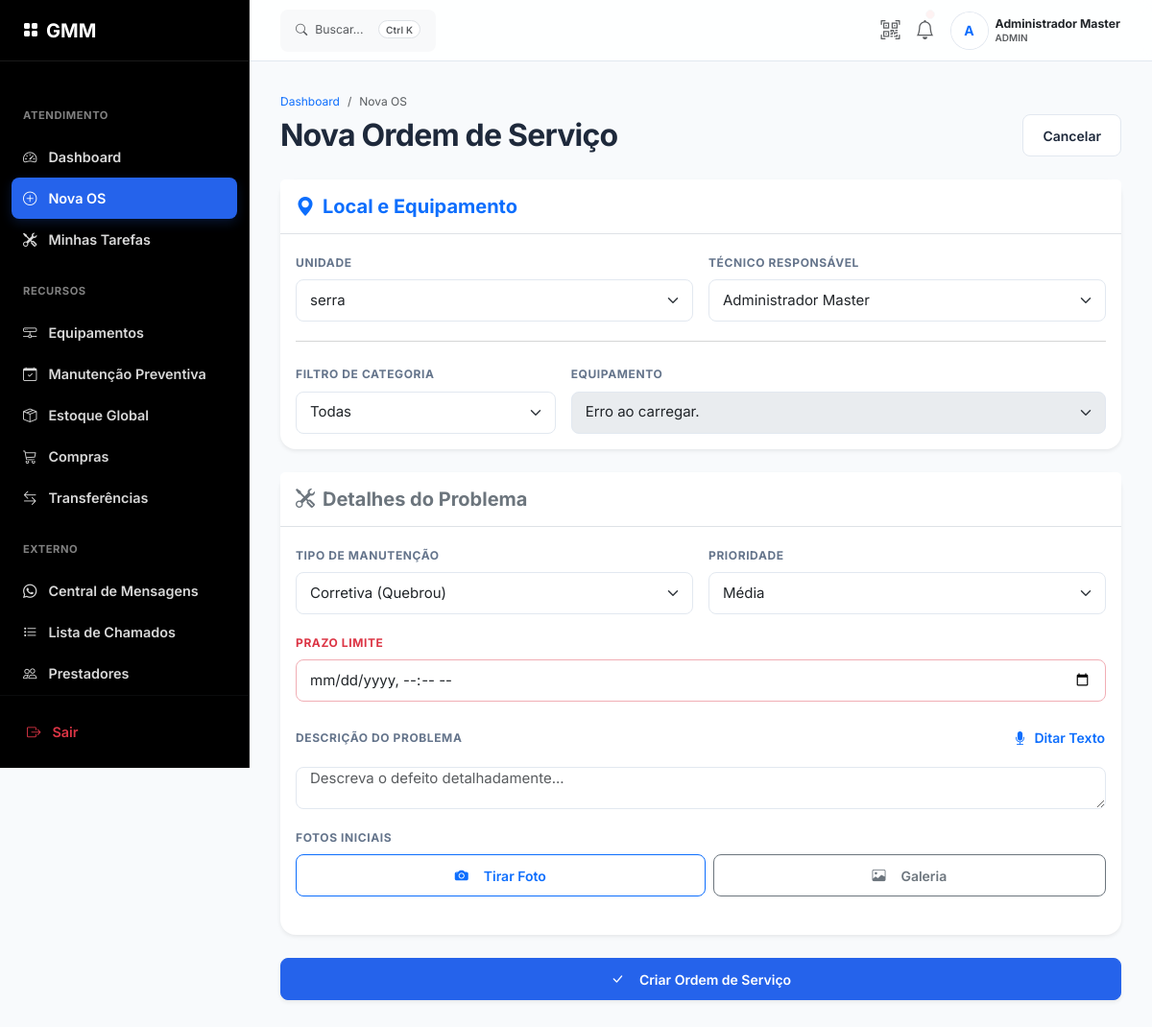
/os/nova?equipamento_id=1 (signed in), run on the app's committed database.
### app/models/models.py (models this page shows, shortened)
class Usuario(UserMixin, db.Model):
    __tablename__ = 'usuarios'
    id = db.Column(db.Integer, primary_key=True)
    nome = db.Column(db.String(100), nullable=False)
    username = db.Column(db.String(50), unique=True, nullable=False)
    telefone = db.Column(db.String(20), nullable=True)
    email = db.Column(db.String(120), unique=True, nullable=True)
    senha_hash = db.Column(db.String(255), nullable=False)
    tipo = db.Column(db.String(20), nullable=False)
    foto_perfil = db.Column(db.String(255), nullable=True) # [Novo PRD 3.1.1]
    unidade_padrao_id = db.Column(db.Integer, db.ForeignKey('unidades.id'), nullable=True)
    ativo = db.Column(db.Boolean, default=True)
    ultimo_acesso = db.Column(db.DateTime, nullable=True)
    created_at = db.Column(db.DateTime, default=datetime.utcnow)
    registros = db.relationship('RegistroPonto', backref='usuario', lazy=True)

class Unidade(db.Model):
    __tablename__ = 'unidades'
    id = db.Column(db.Integer, primary_key=True)
    nome = db.Column(db.String(100), unique=True, nullable=False)
    endereco = db.Column(db.String(255), nullable=True)
    razao_social = db.Column(db.String(150), nullable=True)
    cnpj = db.Column(db.String(20), nullable=True)
    telefone = db.Column(db.String(20), nullable=True)
    faixa_ip_permitida = db.Column(db.String(255), nullable=False)
    ssid_wifi = db.Column(db.String(50), nullable=True) # [Novo PRD 3.1.1]
    ativa = db.Column(db.Boolean, default=True)
    created_at = db.Column(db.DateTime, default=datetime.utcnow)
    registros = db.relationship('RegistroPonto', backref='unidade', lazy=True)

### app/models/estoque_models.py (models this page shows)
class Equipamento(db.Model):
    __tablename__ = 'equipamentos'
    id = db.Column(db.Integer, primary_key=True)
    nome = db.Column(db.String(150), nullable=False)
    categoria = db.Column(db.String(50), nullable=False)
    unidade_id = db.Column(db.Integer, db.ForeignKey('unidades.id'), nullable=False)
    ativo = db.Column(db.Boolean, default=True)
    created_at = db.Column(db.DateTime, default=datetime.utcnow)
    unidade = db.relationship('Unidade', backref='lista_equipamentos')

### app/routes/os.py (the view, shortened to what this page needs)
@bp.route('/nova', methods=['GET', 'POST'])
@login_required
def nova_os():
    unidades = Unidade.query.filter_by(ativa=True).all()
    tecnicos = Usuario.query.filter(Usuario.tipo.in_(['tecnico', 'admin'])).all()
    equipamento_id = request.args.get('equipamento_id', type=int)
    equipamento_preselect = None
    if equipamento_id:
        equipamento_preselect = Equipamento.query.get(equipamento_id)
    return render_template('os_nova.html',
                          unidades=unidades,
                          tecnicos=tecnicos,
                          equipamento_preselect=equipamento_preselect)

### app/templates/os_nova.html (shortened to what this page needs)
{% extends "base.html" %}
{% block content %}
<div class="mb-4">
    <nav aria-label="breadcrumb" class="mb-1">
        <ol class="breadcrumb mb-0" style="font-size: 0.75rem;">
            <li class="breadcrumb-item"><a href="{{ url_for('ponto.index') }}"
                    class="text-decoration-none">Dashboard</a></li>
            <li class="breadcrumb-item active">Nova OS</li>
        </ol>
    </nav>
    <div class="d-flex align-items-center justify-content-between">
        <h2 class="mb-0 fw-bold">Nova Ordem de Serviço</h2>
        <a href="{{ url_for('ponto.index') }}" class="btn btn-secondary btn-sm">Cancelar</a>
    </div>
</div>
<form method="POST" enctype="multipart/form-data" id="formOS">
    <div class="card shadow-sm border-0 mb-4">
        <div class="card-header bg-white border-bottom py-3">
            <h5 class="mb-0 text-primary"><i class="bi bi-geo-alt-fill me-2"></i>Local e Equipamento</h5>
        </div>
        <div class="card-body">
            <div class="row g-3">
                <div class="col-md-6">
                    <label class="form-label">Unidade</label>
                    <select name="unidade_id" id="selectUnidade" class="form-select" required
                        onchange="carregarEquipamentos()">
                        {% for u in unidades %}
                        <option value="{{ u.id }}" {% if equipamento_preselect and equipamento_preselect.unidade_id == u.id %}selected{% endif %}>{{ u.nome }}</option>
                        {% endfor %}
                    </select>
                </div>
                <div class="col-md-6">
                    <label class="form-label">Técnico Responsável</label>
                    <select name="tecnico_id" class="form-select" required>
                        {% for t in tecnicos %}
                        <option value="{{ t.id }}" {% if t.id==current_user.id %}selected{% endif %}>{{ t.nome
                            }}</option>
                        {% endfor %}
                    </select>
                </div>
                <div class="col-12">
                    <hr class="text-muted opacity-25 my-1">
                </div>
                <div class="col-md-4">
                    <label class="form-label">Filtro de Categoria</label>
                    <select id="selectCategoria" class="form-select" onchange="carregarEquipamentos()">
                        <option value="" selected>Todas</option>
                    </select>
                </div>
                <div class="col-md-8">
                    <label class="form-label">Equipamento</label>
                    <select name="equipamento_id" id="selectEquipamento" class="form-select" required {% if not equipamento_preselect %}disabled{% endif %}>
                        {% if equipamento_preselect %}
                        <option value="{{ equipamento_preselect.id }}" selected>{{ equipamento_preselect.nome }}</option>
                        {% else %}
                        <option value="">Selecione a Unidade primeiro...</option>
                        {% endif %}
                    </select>
                </div>
            </div>
        </div>
    </div>
    <div class="card shadow-sm border-0 mb-4">
        <div class="card-header bg-white border-bottom py-3">
            <h5 class="mb-0 text-secondary"><i class="bi bi-tools me-2"></i>Detalhes do Problema</h5>
        </div>
        <div class="card-body">
            <div class="row g-3 mb-3">
                <div class="col-md-6">
                    <label class="form-label">Tipo de Manutenção</label>
                    <select name="tipo_manutencao" class="form-select">
                        <option value="corretiva">Corretiva (Quebrou)</option>
                    </select>
                </div>
                <div class="col-md-6">
                    <label class="form-label">Prioridade</label>
                    <select name="prioridade" class="form-select">
                        <option value="media" selected>Média</option>
                    </select>
                </div>
                <div class="col-12">
                    <label class="form-label text-danger">Prazo Limite</label>
                    <input type="datetime-local" name="prazo_conclusao" class="form-control border-danger-subtle"
                        required>
                </div>
            </div>
            <div class="mb-3">
                <label class="form-label d-flex justify-content-between align-items-center">
                    Descrição do Problema
                    <button type="button" class="btn btn-sm btn-link text-decoration-none p-0"
                        onclick="iniciarDitado('descricao_problema')">
                        <i class="bi bi-mic-fill text-primary"></i> <span id="micText">Ditar Texto</span>
                    </button>
                </label>
                <textarea name="descricao_problema" id="descricao_problema" class="form-control" rows="4" required
                    placeholder="Descreva o defeito detalhadamente..."></textarea>
            </div>
            <div class="mb-3">
                <label class="form-label">Fotos Iniciais</label>
                <div class="d-flex gap-2 mb-3 flex-wrap">
                    <button type="button" class="btn btn-outline-primary flex-grow-1" onclick="tirarFoto()">
                        <i class="bi bi-camera-fill me-2"></i>Tirar Foto
                    </button>
                    <button type="button" class="btn btn-outline-secondary flex-grow-1" onclick="escolherArquivos()">
                        <i class="bi bi-image me-2"></i>Galeria
                    </button>
                </div>
            </div>
        </div>
    </div>
    <div class="d-grid gap-2 mb-5">
        <button type="submit" class="btn btn-primary btn-lg shadow-sm">
            <i class="bi bi-check-lg me-2"></i> Criar Ordem de Serviço
        </button>
    </div>
</form>
{% endblock %}

### app/templates/base.html (shortened to what this page needs)
<!DOCTYPE html>
<html lang="pt-br">
<head>
    <link href="https://cdn.jsdelivr.net/npm/bootstrap@5.3.0/dist/css/bootstrap.min.css" rel="stylesheet">
    <link rel="stylesheet" href="https://cdn.jsdelivr.net/npm/bootstrap-icons@1.10.5/font/bootstrap-icons.css">
    <link rel="stylesheet" href="{{ url_for('static', filename='css/style.css') }}">
</head>
<body>
    <div class="app-shell">
        <aside class="offcanvas-lg offcanvas-start app-sidebar" tabindex="-1" id="sidebar"
            aria-labelledby="sidebarLabel" data-bs-scroll="true">
            <div class="sidebar-header">
                <a class="text-white text-decoration-none d-flex align-items-center gap-2"
                    href="{{ url_for('ponto.index') }}">
                    <i class="bi bi-grid-fill text-accent"></i>
                    <span class="fw-bold fs-5">GMM</span>
                </a>
            </div>
            <div class="sidebar-nav">
                {% if current_user.is_authenticated %}
                <div class="nav-group">
                    <div class="nav-group-title">Atendimento</div>
                    <a href="{{ url_for('ponto.index') }}"
                        class="nav-link-saas {{ 'active' if request.endpoint == 'ponto.index' }}">
                        <i class="bi bi-speedometer2"></i> Dashboard
                    </a>
                    <a href="{{ url_for('os.nova_os') }}"
                        class="nav-link-saas {{ 'active' if request.endpoint == 'os.nova_os' }}">
                        <i class="bi bi-plus-circle"></i> Nova OS
                    </a>
                    <a href="{{ url_for('ponto.index') }}#minhas-os" class="nav-link-saas">
                        <i class="bi bi-tools"></i> Minhas Tarefas
                    </a>
                </div>
                <div class="nav-group">
                    <div class="nav-group-title">Recursos</div>
                    <a href="{{ url_for('equipamentos.listar') }}"
                        class="nav-link-saas {{ 'active' if 'equipamentos' in request.endpoint }}">
                        <i class="bi bi-hdd-network"></i> Equipamentos
                    </a>
                    {% if current_user.tipo in ['admin', 'gerente', 'tecnico'] %}
                    <a href="{{ url_for('manutencao.listar_planos') }}"
                        class="nav-link-saas {{ 'active' if 'manutencao' in request.endpoint }}">
                        <i class="bi bi-calendar-check"></i> Manutenção Preventiva
                    </a>
                    {% endif %}
                    <a href="{{ url_for('os.painel_estoque') }}"
                        class="nav-link-saas {{ 'active' if 'estoque' in request.endpoint }}">
                        <i class="bi bi-box-seam"></i> Estoque Global
                    </a>
                    {% if current_user.tipo in ['admin', 'comprador', 'gerente'] %}
                    <a href="{{ url_for('admin.compras_painel') }}"
                        class="nav-link-saas {{ 'active' if 'compras' in request.endpoint }}">
                        <i class="bi bi-cart3"></i> Compras
                    </a>
                    <a href="{{ url_for('admin.transferencias_painel') }}"
                        class="nav-link-saas {{ 'active' if 'transferencias' in request.endpoint }}">
                        <i class="bi bi-arrow-left-right"></i> Transferências
                    </a>
                    {% endif %}
                </div>
                <div class="nav-group">
                    <div class="nav-group-title">Externo</div>
                    <a href="{{ url_for('terceirizados.central_mensagens') }}"
                        class="nav-link-saas {{ 'active' if request.endpoint == 'terceirizados.central_mensagens' }}">
                        <i class="bi bi-whatsapp"></i> Central de Mensagens
                    </a>
                    <a href="{{ url_for('terceirizados.listar_chamados') }}"
                        class="nav-link-saas {{ 'active' if request.endpoint == 'terceirizados.listar_chamados' }}">
                        <i class="bi bi-list-task"></i> Lista de Chamados
                    </a>
                    {% if current_user.tipo in ['admin', 'gerente'] %}
                    <a href="{{ url_for('terceirizados.listar_prestadores') }}"
                        class="nav-link-saas {{ 'active' if request.endpoint == 'terceirizados.listar_prestadores' }}">
                        <i class="bi bi-people"></i> Prestadores
                    </a>
                    {% endif %}
                </div>
                {% endif %}
            </div>
            {% if current_user.is_authenticated %}
            <div class="p-3 border-top border-secondary border-opacity-10">
                <a href="{{ url_for('auth.logout') }}" class="nav-link-saas text-danger">
                    <i class="bi bi-box-arrow-right"></i> Sair
                </a>
            </div>
            {% endif %}
        </aside>
        <div class="main-wrapper">
            <header class="app-header">
                <div class="d-flex align-items-center gap-3">
                    <button class="btn btn-secondary border-0 bg-light d-none d-md-flex align-items-center gap-2 px-3"
                        onclick="SearchModule.open()">
                        <i class="bi bi-search small text-muted"></i>
                        <span class="text-muted fw-normal small">Buscar...</span>
                        <span class="badge bg-white text-muted border ms-2" style="font-size: 10px;">Ctrl K</span>
                    </button>
                </div>
                <div class="d-flex align-items-center gap-3">
                    {% if current_user.is_authenticated %}
                    <button class="btn btn-icon text-muted p-0 border-0 bg-transparent" onclick="abrirScannerQR()">
                        <i class="bi bi-qr-code-scan fs-5"></i>
                    </button>
                    <button class="btn btn-icon text-muted position-relative p-0 border-0 bg-transparent">
                        <i class="bi bi-bell fs-5"></i>
                        <span
                            class="position-absolute top-0 start-100 translate-middle p-1 bg-danger border border-light rounded-circle"
                            style="margin-top: 5px; margin-left: -5px;">
                        </span>
                    </button>
                    <div class="dropdown">
                        <button
                            class="btn btn-link text-decoration-none p-0 d-flex align-items-center gap-2 dropdown-toggle-no-caret"
                            data-bs-toggle="dropdown">
                            <div class="avatar-circle bg-accent bg-opacity-10 text-accent fw-bold rounded-circle d-flex align-items-center justify-content-center"
                                style="width: 38px; height: 38px; border: 2px solid #fff; box-shadow: 0 0 0 1px var(--border);">
                                {{ current_user.nome[0] | upper }}
                            </div>
                            <div class="text-start d-none d-lg-block" style="line-height: 1.2;">
                                <div class="fw-bold text-dark small">{{ current_user.nome }}</div>
                                <div class="text-muted" style="font-size: 10px;">{{ current_user.tipo | upper }}</div>
                            </div>
                        </button>
                    </div>
                    {% endif %}
                </div>
            </header>
            <main class="content-inner">
                {% block content %}{% endblock %}
            </main>
        </div>
    </div>
</body>
</html>

### data on the page
Usuario: nome "A", nome "Administrador Master", tipo "ADMIN"
Equipamento: unidade_id "serra"

### other printed values
form field tecnico_id "Administrador Master"
